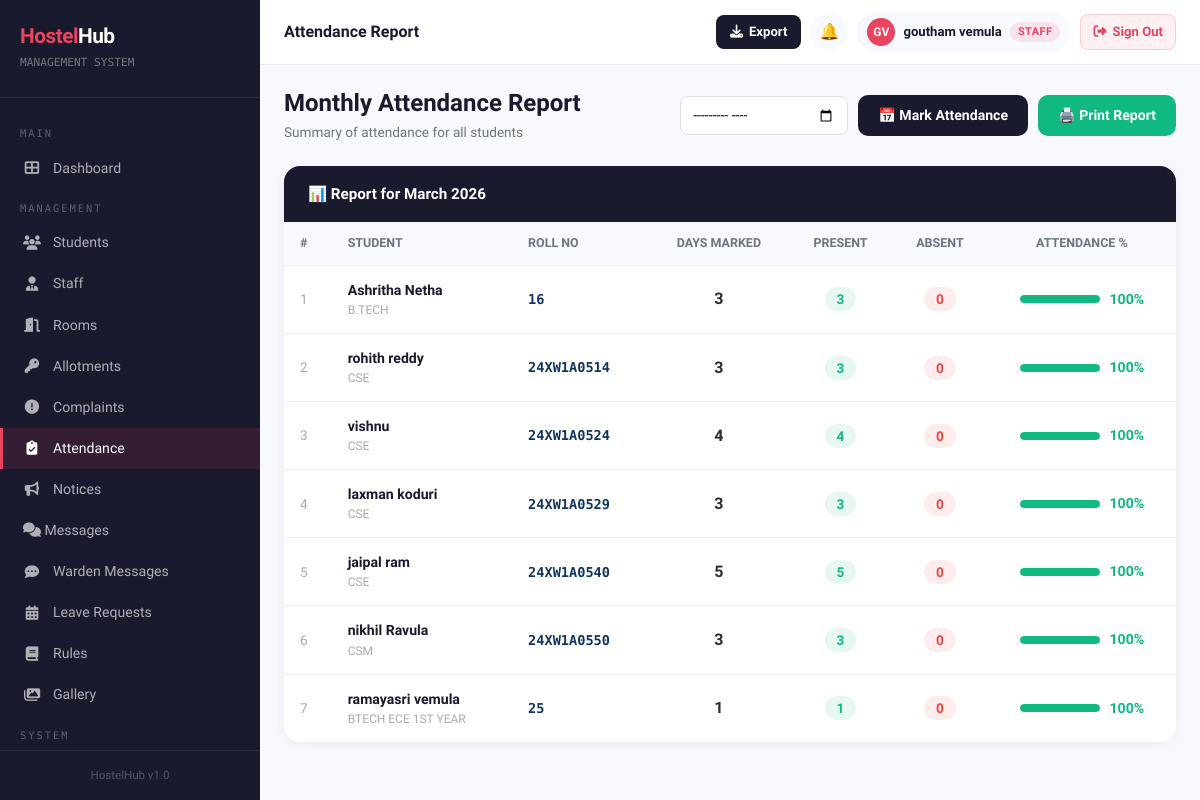
/attendance/report/ (signed in), run on the app's committed database.
### hostelapp/models.py (models this page shows, shortened)
class StudentProfile(models.Model):
    GENDER_CHOICES = [('M', 'Male'), ('F', 'Female'), ('O', 'Other')]
    user        = models.OneToOneField(User, on_delete=models.CASCADE, related_name='student_profile')
    roll_number = models.CharField(max_length=20, unique=True)
    block       = models.ForeignKey(
        HostelBlock,
        on_delete=models.SET_NULL,
        null=True, blank=True,
        related_name='students'
    )
    hostel_type = models.CharField(
        max_length=10,
        choices=[('boys', 'Boys Hostel'), ('girls', 'Girls Hostel')],
        default='boys'
    )
    phone          = models.CharField(max_length=10)
    gender         = models.CharField(max_length=1, choices=GENDER_CHOICES)
    address        = models.TextField()
    guardian_name  = models.CharField(max_length=100)
    guardian_phone = models.CharField(max_length=10)
    course         = models.CharField(max_length=100)
    year_of_study  = models.PositiveIntegerField(default=1)
    profile_photo  = models.ImageField(upload_to='students/', blank=True, null=True)
    created_at     = models.DateTimeField(auto_now_add=True)

### hostelapp/views.py (the view)
# urls.py: path('attendance/report/', views.attendance_report, name='attendance_report'),
@login_required
def attendance_report(request):
    can_view = is_admin(request.user) or \
               request.user.has_perm('hostelapp.view_attendance') or \
               request.user.has_perm('hostelapp.add_attendance')
    if not can_view:
        messages.error(request, 'Access denied.')
        return redirect('dashboard')
    month_str = request.GET.get('month', date.today().strftime('%Y-%m'))
    try:
        year, month = map(int, month_str.split('-'))
    except Exception:
        year, month = date.today().year, date.today().month
    if is_warden(request.user):
        warden_block = HostelBlock.objects.filter(
            warden=request.user, is_active=True
        ).first()
        if warden_block:
            students = StudentProfile.objects.select_related('user').filter(
                block=warden_block
            ).order_by('roll_number')
        else:
            students = StudentProfile.objects.none()
    else:
        students = StudentProfile.objects.select_related('user').order_by('roll_number')
    all_records = Attendance.objects.filter(
        date__year=year, date__month=month
    ).values('student_id', 'status')
    att_map = defaultdict(lambda: {'present': 0, 'absent': 0})
    for r in all_records:
        att_map[r['student_id']][r['status']] += 1
    rows = []
    for s in students:
        data    = att_map[s.id]
        present = data['present']
        absent  = data['absent']
        total   = present + absent
        pct     = round((present / total * 100) if total > 0 else 0)
        rows.append({'student': s, 'total': total,
                     'present': present, 'absent': absent, 'pct': pct})
    month_date = date_cls(year, month, 1)
    return render(request, 'hostelapp/attendance_report.html', {
        'rows': rows, 'month_str': month_date, 'year': year, 'month': month,
    })

### hostelapp/templates/hostelapp/attendance_report.html (shortened to what this page needs)
{% extends 'hostelapp/base.html' %}
{% block page_title %}Attendance Report
{% endblock %}
{% block content %}
<div style="display:flex;justify-content:space-between;align-items:center;margin-bottom:24px;flex-wrap:wrap;gap:12px;">
    <div>
        <h4 style="font-weight:800;color:#1a1a2e;margin:0;">Monthly Attendance Report</h4>
        <p style="color:#6c757d;font-size:0.85rem;margin:4px 0 0;">Summary of attendance for all students</p>
    </div>
    <div style="display:flex;gap:10px;align-items:center;">
        <form method="get" style="display:flex;gap:8px;align-items:center;">
            <input type="month" name="month" value="{{ month_str }}"
                   onchange="this.form.submit()"
                   style="border:1px solid #e0e0e0;border-radius:8px;padding:8px 12px;font-size:0.88rem;font-family:'Sora',sans-serif;">
        </form>
        <a href="{% url 'attendance_list' %}"
           style="background:#1a1a2e;color:#fff;padding:10px 20px;border-radius:10px;text-decoration:none;font-weight:600;font-size:0.88rem;">
            📅 Mark Attendance
        </a>
        <a href="{% url 'attendance_print_monthly' %}?month={{ month_str }}"
           target="_blank"
           style="background:#10b981;color:#fff;padding:10px 20px;border-radius:10px;text-decoration:none;font-weight:600;font-size:0.88rem;">
            🖨️ Print Report
        </a>
    </div>
</div>
<div style="background:#fff;border-radius:16px;box-shadow:0 2px 12px rgba(0,0,0,0.06);overflow:hidden;">
    <div style="background:#1a1a2e;padding:16px 24px;">
        <span style="color:#fff;font-weight:700;font-size:0.95rem;">
            📊 Report for
            {{ month_str|date:"F Y" }}
        </span>
    </div>
    <div style="overflow-x:auto;">
    <table style="width:100%;border-collapse:collapse;">
        <thead>
            <tr style="background:#f8f9ff;">
                <th style="padding:12px 16px;text-align:left;font-size:0.78rem;color:#6c757d;font-weight:700;">#</th>
                <th style="padding:12px 16px;text-align:left;font-size:0.78rem;color:#6c757d;font-weight:700;">STUDENT</th>
                <th style="padding:12px 16px;text-align:left;font-size:0.78rem;color:#6c757d;font-weight:700;">ROLL NO</th>
                <th style="padding:12px 16px;text-align:center;font-size:0.78rem;color:#6c757d;font-weight:700;">DAYS MARKED</th>
                <th style="padding:12px 16px;text-align:center;font-size:0.78rem;color:#6c757d;font-weight:700;">PRESENT</th>
                <th style="padding:12px 16px;text-align:center;font-size:0.78rem;color:#6c757d;font-weight:700;">ABSENT</th>
                <th style="padding:12px 16px;text-align:center;font-size:0.78rem;color:#6c757d;font-weight:700;">ATTENDANCE %</th>
            </tr>
        </thead>
        <tbody>
        {% for row in rows %}
        <tr style="border-top:1px solid #f0f0f0;">
            <td style="padding:14px 16px;font-size:0.85rem;color:#aaa;">{{ forloop.counter }}</td>
            <td style="padding:14px 16px;">
                <div style="font-weight:600;font-size:0.88rem;color:#1a1a2e;">{{ row.student.user.get_full_name|default:row.student.user.username }}</div>
                <div style="font-size:0.75rem;color:#aaa;">{{ row.student.course }}</div>
            </td>
            <td style="padding:14px 16px;font-family:'DM Mono',monospace;font-size:0.85rem;color:#0f3460;font-weight:600;">{{ row.student.roll_number }}</td>
            <td style="padding:14px 16px;text-align:center;font-weight:600;">{{ row.total }}</td>
            <td style="padding:14px 16px;text-align:center;">
                <span style="background:rgba(16,185,129,0.1);color:#10b981;padding:4px 12px;border-radius:20px;font-weight:700;font-size:0.85rem;">{{ row.present }}</span>
            </td>
            <td style="padding:14px 16px;text-align:center;">
                <span style="background:rgba(239,68,68,0.1);color:#ef4444;padding:4px 12px;border-radius:20px;font-weight:700;font-size:0.85rem;">{{ row.absent }}</span>
            </td>
            <td style="padding:14px 16px;text-align:center;">
                <div style="display:flex;align-items:center;justify-content:center;gap:10px;">
                    <div style="width:80px;height:8px;background:#f0f0f0;border-radius:4px;overflow:hidden;">
                        <div style="width:{{ row.pct }}%;height:100%;background:{% if row.pct >= 75 %}#10b981{% elif row.pct >= 50 %}#f59e0b{% else %}#ef4444{% endif %};border-radius:4px;"></div>
                    </div>
                    <span style="font-weight:700;font-size:0.88rem;color:{% if row.pct >= 75 %}#10b981{% elif row.pct >= 50 %}#f59e0b{% else %}#ef4444{% endif %};">{{ row.pct }}%</span>
                </div>
            </td>
        </tr>
        {% empty %}
        <tr><td colspan="7" style="text-align:center;padding:40px;color:#aaa;">No attendance records found for this month.</td></tr>
        {% endfor %}
        </tbody>
    </table>
    </div>
</div>
{% endblock %}

### hostelapp/templates/hostelapp/base.html (shortened to what this page needs)
<!DOCTYPE html>
<html lang="en">
<head>
    <link href="https://cdn.jsdelivr.net/npm/bootstrap@5.3.0/dist/css/bootstrap.min.css" rel="stylesheet">
    <link href="https://cdnjs.cloudflare.com/ajax/libs/font-awesome/6.4.0/css/all.min.css" rel="stylesheet">
</head>
<body>
{% if user.is_authenticated %}
<div class="sidebar" id="sidebar">
    <div class="sidebar-brand">
        <h4><span>Hostel</span>Hub</h4>
        <small>MANAGEMENT SYSTEM</small>
    </div>
    <nav class="sidebar-nav">
        <div class="nav-section-label">Main</div>
        <a href="{% url 'dashboard' %}" class="{% if request.resolver_match.url_name == 'dashboard' %}active{% endif %}">
            <i class="fas fa-th-large"></i> Dashboard
        </a>
        {% if user.is_staff or user.is_superuser or perms.hostelapp.change_room or perms.hostelapp.add_roomallotment or perms.hostelapp.change_complaint or perms.hostelapp.view_studentprofile %}
        {% if user.is_superuser %}
        <div class="nav-section-label">Management</div>
        <a href="{% url 'student_list' %}" class="{% if 'student' in request.resolver_match.url_name %}active{% endif %}">
            <i class="fas fa-users"></i> Students
        </a>
        <a href="{% url 'staff_list' %}" class="{% if 'staff' in request.resolver_match.url_name %}active{% endif %}">
            <i class="fas fa-user-tie"></i> Staff
        </a>
        <a href="{% url 'room_list' %}" class="{% if 'room' in request.resolver_match.url_name %}active{% endif %}">
            <i class="fas fa-door-open"></i> Rooms
        </a>
        <a href="{% url 'allotment_list' %}" class="{% if 'allotment' in request.resolver_match.url_name %}active{% endif %}">
            <i class="fas fa-key"></i> Allotments
        </a>
        <a href="{% url 'complaint_list' %}" class="{% if 'complaint' in request.resolver_match.url_name %}active{% endif %}">
            <i class="fas fa-exclamation-circle"></i> Complaints
        </a>
        <a href="{% url 'attendance_list' %}" {% if request.resolver_match.url_name == 'attendance_list' or request.resolver_match.url_name == 'attendance_report' %}class="active"{% endif %}>
            <i class="fas fa-clipboard-check"></i> Attendance
        </a>
        <a href="{% url 'notice_list' %}" class="{% if 'notice' in request.resolver_match.url_name %}active{% endif %}">
            <i class="fas fa-bullhorn"></i> Notices
        </a>
        <a href="{% url 'inbox' %}" class="{% if request.resolver_match.url_name == 'inbox' or request.resolver_match.url_name == 'chat' %}active{% endif %}" style="justify-content:space-between;">
            <span><i class="fas fa-comments"></i> Messages</span>
        </a>
        <a href="{% url 'warden_inbox' %}" class="{% if request.resolver_match.url_name == 'warden_inbox' or request.resolver_match.url_name == 'warden_chat' %}active{% endif %}">
            <i class="fas fa-comment-dots"></i> Warden Messages
        </a>
        <a href="{% url 'leave_list' %}" class="{% if 'leave' in request.resolver_match.url_name %}active{% endif %}">
            <i class="fas fa-calendar-alt"></i> Leave Requests
        </a>
        <a href="{% url 'rules_list' %}" class="{% if 'rule' in request.resolver_match.url_name %}active{% endif %}">
            <i class="fas fa-book"></i> Rules
        </a>
        <a href="{% url 'gallery' %}" class="{% if 'gallery' in request.resolver_match.url_name %}active{% endif %}">
            <i class="fas fa-images"></i> Gallery
        </a>
        <div class="nav-section-label">System</div>
        {% endif %}
        {% endif %}
    </nav>
    <div class="sidebar-footer">
        <div style="font-size:0.72rem;color:rgba(255,255,255,0.25);text-align:center;">HostelHub v1.0</div>
    </div>
</div>
<div class="main-content">
    <div class="topbar">
        <div class="topbar-left">
            <h5>{% block page_title %}Dashboard{% endblock %}</h5>
        </div>
        <div class="topbar-right">
            {% if user.is_authenticated and user.is_staff or user.is_authenticated and user.is_superuser %}
            <button class="export-topbar-btn" onclick="document.getElementById('exportModal').style.display='flex'" title="Export Data">
                <i class="fas fa-download"></i>
                <span class="btn-label">Export</span>
            </button>
            {% endif %}
            <div style="position:relative;">
                <a href="{% url 'notifications_list' %}" class="topbar-icon-btn" title="Notifications">🔔</a>
            </div>
            {% if user.is_authenticated and not user.is_staff and not user.is_superuser %}
            <a href="{% url 'profile' %}" style="text-decoration:none;">
            {% else %}
            <a href="{% url 'admin_profile' %}" style="text-decoration:none;">
            {% endif %}
                <div class="user-badge">
                    {% if user.is_authenticated and not user.is_staff and not user.is_superuser %}
                        {% with profile=user.student_profile %}
                        {% if profile.profile_photo %}
                        <img src="{{ profile.profile_photo.url }}" style="width:28px;height:28px;border-radius:50%;object-fit:cover;border:2px solid #e94560;">
                        {% else %}
                        <div class="avatar">{{ user.first_name|first|upper }}{{ user.last_name|first|upper }}</div>
                        {% endif %}
                        {% endwith %}
                    {% else %}
                    <div class="avatar">{{ user.first_name|first|upper }}{{ user.last_name|first|upper }}</div>
                    {% endif %}
                    <span class="user-name">{{ user.get_full_name|default:user.username }}</span>
                    {% if user.is_staff or user.is_superuser %}
                    <span class="badge-admin hide-mobile">Staff</span>
                    {% endif %}
                </div>
            </a>
            <form method="post" action="{% url 'logout' %}" style="margin:0;">
                <button type="submit"
                   style="display:flex;align-items:center;gap:6px;background:#fff0f3;color:#e94560;
                          padding:7px 12px;border-radius:8px;font-size:0.82rem;cursor:pointer;
                          font-weight:700;border:1.5px solid rgba(233,69,96,0.2);transition:all 0.2s;
                          flex-shrink:0;font-family:'Sora',sans-serif;"
                   onmouseover="this.style.background='#e94560';this.style.color='#fff'"
                   onmouseout="this.style.background='#fff0f3';this.style.color='#e94560'">
                    <i class="fas fa-sign-out-alt"></i>
                    <span class="signout-text">Sign Out</span>
                </button>
            </form>
        </div>
    </div>
    <div class="content-area">
        {% block content %}{% endblock %}
    </div>
</div>
{% else %}
{% block public_content %}{% endblock %}
{% endif %}
</body>
</html>

### data on the page
StudentProfile: student.user.get_full_name "Ashritha Netha", student.course "B.TECH", student.roll_number "16", total "3", present "3", absent "0", pct "100"
StudentProfile: student.user.get_full_name "rohith reddy", student.course "CSE", student.roll_number "24XW1A0514", total "3", present "3", absent "0", pct "100"
StudentProfile: student.user.get_full_name "vishnu", student.course "CSE", student.roll_number "24XW1A0524", total "4", present "4", absent "0", pct "100"
StudentProfile: student.user.get_full_name "laxman koduri", student.course "CSE", student.roll_number "24XW1A0529", total "3", present "3", absent "0", pct "100"
StudentProfile: student.user.get_full_name "jaipal ram", student.course "CSE", student.roll_number "24XW1A0540", total "5", present "5", absent "0", pct "100"
StudentProfile: student.user.get_full_name "nikhil Ravula", student.course "CSM", student.roll_number "24XW1A0550", total "3", present "3", absent "0", pct "100"
StudentProfile: student.user.get_full_name "ramayasri vemula", student.course "BTECH ECE 1ST YEAR", student.roll_number "25", total "1", present "1", absent "0", pct "100"

### other printed values
{{ user.first_name|first|upper }} "G"
{{ user.last_name|first|upper }} "V"
{{ user.get_full_name|default:user.username }} "goutham vemula"
{{ month_str|date:"F Y" }} "March 2026"
